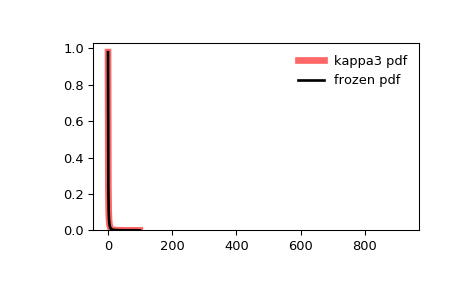

This chart was generated by the following Python code:
from scipy.stats import kappa3
import matplotlib.pyplot as plt
fig, ax = plt.subplots(1, 1)

# Calculate a few first moments:

a = 1
mean, var, skew, kurt = kappa3.stats(a, moments='mvsk')

# Display the probability density function (``pdf``):

x = np.linspace(kappa3.ppf(0.01, a),
                kappa3.ppf(0.99, a), 100)
ax.plot(x, kappa3.pdf(x, a),
       'r-', lw=5, alpha=0.6, label='kappa3 pdf')

# Alternatively, the distribution object can be called (as a function)
# to fix the shape, location and scale parameters. This returns a "frozen"
# RV object holding the given parameters fixed.

# Freeze the distribution and display the frozen ``pdf``:

rv = kappa3(a)
ax.plot(x, rv.pdf(x), 'k-', lw=2, label='frozen pdf')

# Check accuracy of ``cdf`` and ``ppf``:

vals = kappa3.ppf([0.001, 0.5, 0.999], a)
np.allclose([0.001, 0.5, 0.999], kappa3.cdf(vals, a))
# True

# Generate random numbers:

r = kappa3.rvs(a, size=1000)

# And compare the histogram:

ax.hist(r, density=True, histtype='stepfilled', alpha=0.2)
ax.legend(loc='best', frameon=False)
plt.show()
